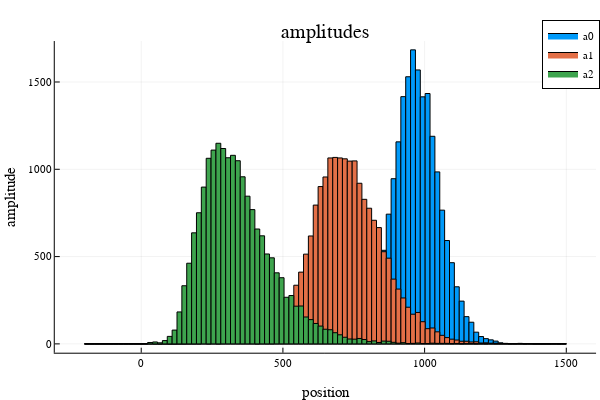

The notebook cell this image was saved under:
### Markdown cell above
## Visualisation

### Code cell
#amplitude
plotly(size=(600,400));
plot(h1)
